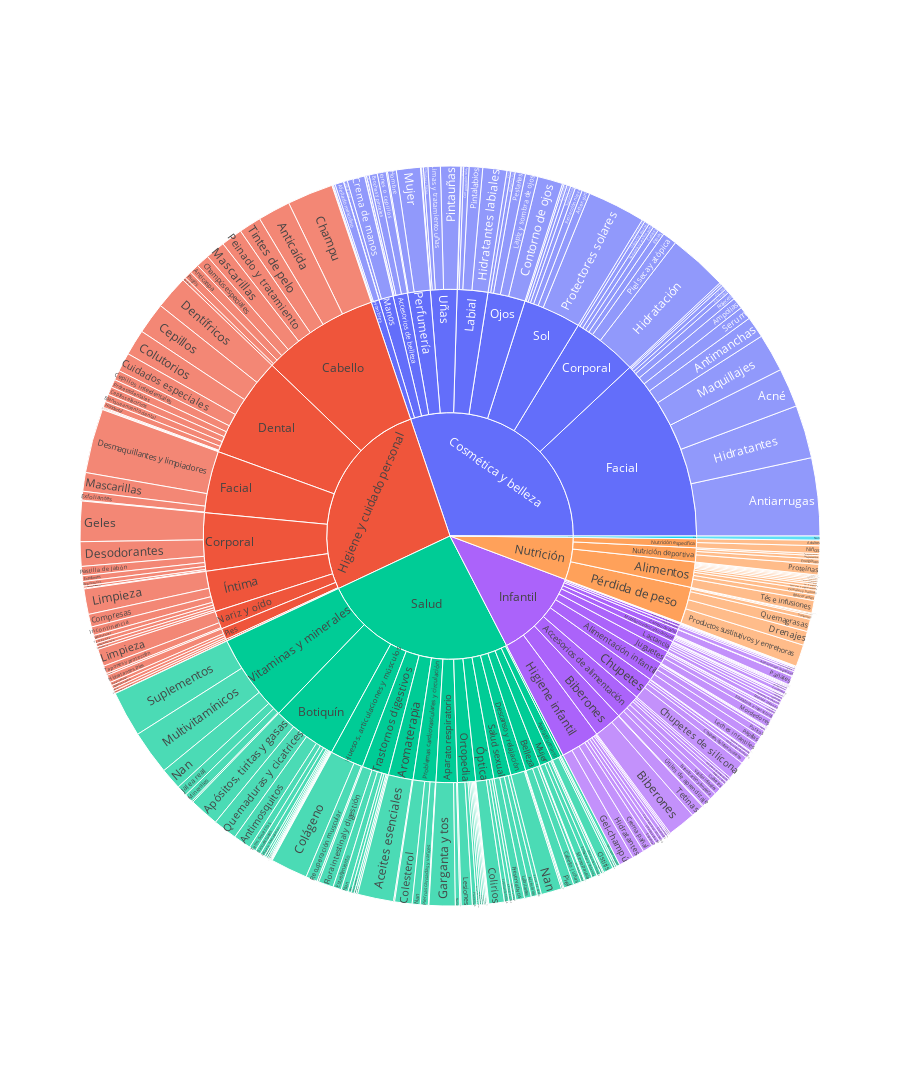

Write notebook code for a chart like this one.
### Code cell
fig = px.sunburst(counts, path=["cat1", "cat2", "cat3"], values="count", height=1300)
fig.show()

### Figure 1 — Plotly figure (JSON) as saved in the notebook; plotly's stock layout.template omitted (floating-point values rounded to 4 significant figures; data arrays with more than 128 entries replaced by an {"elided": "..."} marker saying what was removed)
{"data": [{"branchvalues": "total", "domain": {"x": [0, 1], "y": [0, 1]}, "hovertemplate": "labels=%{label}<br>count=%{value}<br>parent=%{parent}<br>id=%{id}<extra></extra>", "ids": {"elided": "323 str values"}, "labels": {"elided": "323 str values"}, "name": "", "parents": {"elided": "323 str values"}, "type": "sunburst", "values": {"elided": "323 int values"}}], "layout": {"height": 1300, "legend": {"tracegroupgap": 0}, "margin": {"t": 60}}}
